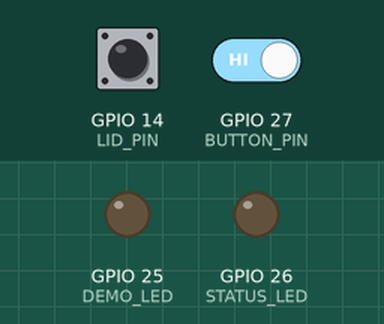
Simulated run of this sketch. Board: ESP32. Shown: output pins drawn as LEDs (lit = HIGH). The test bench sets the inputs (shaded band); at power-on: GPIO 14 (LID_PIN) HIGH, GPIO 27 (BUTTON_PIN) HIGH. What the sketch prints to the serial monitor is not drawn.

Above: at 1.2 s.
1.3 s: GPIO 14 (LID_PIN) pulled LOW for 1 s
At 2.1 s:
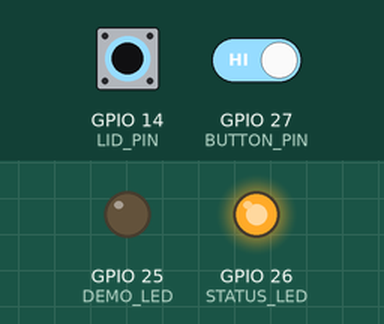
5.5 s: GPIO 14 (LID_PIN) pulled LOW for 1 s
At 7.5 s:
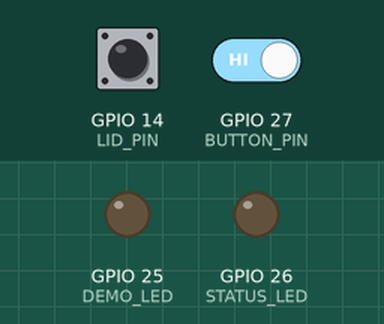
8.0 s: GPIO 14 (LID_PIN) pulled LOW for 3.2 s
At 8.6 s:
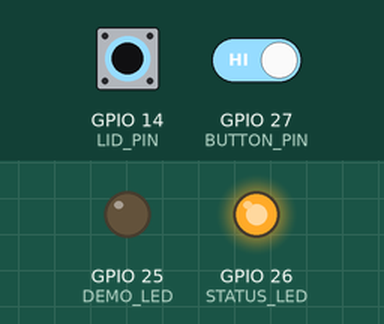
12.7 s: GPIO 14 (LID_PIN) driven LOW and GPIO 27 (BUTTON_PIN) driven LOW
At 13.3 s:
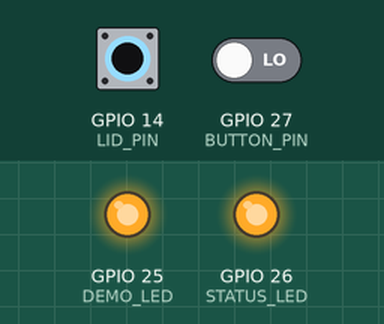
15.7 s: GPIO 14 (LID_PIN) driven HIGH
At 17.1 s:
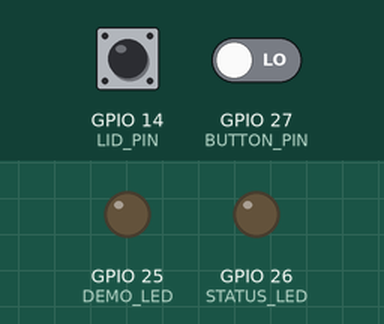
Timing chart, 0 to 18.2 s (numbered marks = the images above; inputs shaded):
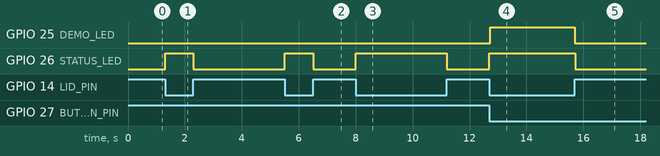

The sketch:

bancada.ino
```cpp
/* OdontoRaman Lab — bancada DIDÁTICA com LED, sem laser e sem espectrômetro.
   ESP32 clássico (WROOM-32 / Dev Module). USB 115200. Sem bibliotecas externas.
   GPIO25 -> 470 ohms -> anodo LED demonstrador; catodo -> GND.
   GPIO26 -> 470 ohms -> anodo LED status; catodo -> GND.
   GPIO14 -> contato NO do fim de curso; COM -> GND.
   Tampa fechada deve PRESSIONAR a chave (GPIO14 LOW).
   GPIO27 -> botão -> GND. GPIOs usam INPUT_PULLUP (3,3 V).
   Esta lógica não é intertravamento certificado para laser. */
#include <Arduino.h>
const uint8_t DEMO_LED=25, STATUS_LED=26, LID_PIN=14, BUTTON_PIN=27;
const uint32_t CYCLE_MS=3000, DEBOUNCE_MS=30, HEARTBEAT_MS=1000;
enum State {IDLE, RUNNING, DONE, ABORTED};
State state=IDLE;
bool lastRaw=HIGH, stableButton=HIGH;
uint32_t changedAt=0, startedAt=0, heartbeatAt=0;
const char* stateName(){switch(state){case RUNNING:return "executando";case DONE:return "concluido";case ABORTED:return "interrompido";default:return "pronto";}}
bool lidClosed(){return digitalRead(LID_PIN)==LOW;}
void report(const char* event){
  Serial.print("{\"type\":\"bancada_led\",\"event\":\""); Serial.print(event);
  Serial.print("\",\"state\":\""); Serial.print(stateName());
  Serial.print("\",\"lid_closed\":"); Serial.print(lidClosed()?"true":"false");
  Serial.print(",\"uptime_ms\":"); Serial.print(millis());
  Serial.println(",\"spectrometer\":false}");
}
void setup(){
  pinMode(DEMO_LED,OUTPUT); digitalWrite(DEMO_LED,LOW);
  pinMode(STATUS_LED,OUTPUT); digitalWrite(STATUS_LED,LOW);
  pinMode(LID_PIN,INPUT_PULLUP); pinMode(BUTTON_PIN,INPUT_PULLUP);
  Serial.begin(115200); lastRaw=digitalRead(BUTTON_PIN); stableButton=lastRaw;
  report("inicializacao");
}
void loop(){
  const uint32_t now=millis();
  // Abre a tampa = desliga imediatamente o LED demonstrador.
  if(state==RUNNING && !lidClosed()){digitalWrite(DEMO_LED,LOW);state=ABORTED;report("tampa_aberta");}
  if(state==RUNNING && (uint32_t)(now-startedAt)>=CYCLE_MS){digitalWrite(DEMO_LED,LOW);state=DONE;report("ciclo_finalizado");}
  const bool raw=digitalRead(BUTTON_PIN);
  if(raw!=lastRaw){lastRaw=raw;changedAt=now;}
  if((uint32_t)(now-changedAt)>=DEBOUNCE_MS && raw!=stableButton){
    stableButton=raw;
    if(stableButton==LOW && state!=RUNNING){
      if(lidClosed()){state=RUNNING;startedAt=now;digitalWrite(DEMO_LED,HIGH);report("ciclo_iniciado");}
      else{state=ABORTED;digitalWrite(DEMO_LED,LOW);report("inicio_bloqueado");}
    }
  }
  digitalWrite(STATUS_LED,lidClosed()?HIGH:LOW);
  if((uint32_t)(now-heartbeatAt)>=HEARTBEAT_MS){heartbeatAt=now;report("status");}
}
```

Measured:
- after the input at 1.3 s, GPIO 26 (STATUS_LED): LOW → HIGH at once, → LOW 1.0 s later
- after the input at 5.5 s, GPIO 26 (STATUS_LED): LOW → HIGH at once, → LOW 1.0 s later
- after the input at 8.0 s, GPIO 26 (STATUS_LED): LOW → HIGH at once, → LOW 3.2 s later
- after the input at 12.7 s, GPIO 25 (DEMO_LED), GPIO 26 (STATUS_LED): LOW → HIGH at once
- after the input at 15.7 s, GPIO 26 (STATUS_LED): HIGH → LOW at once
